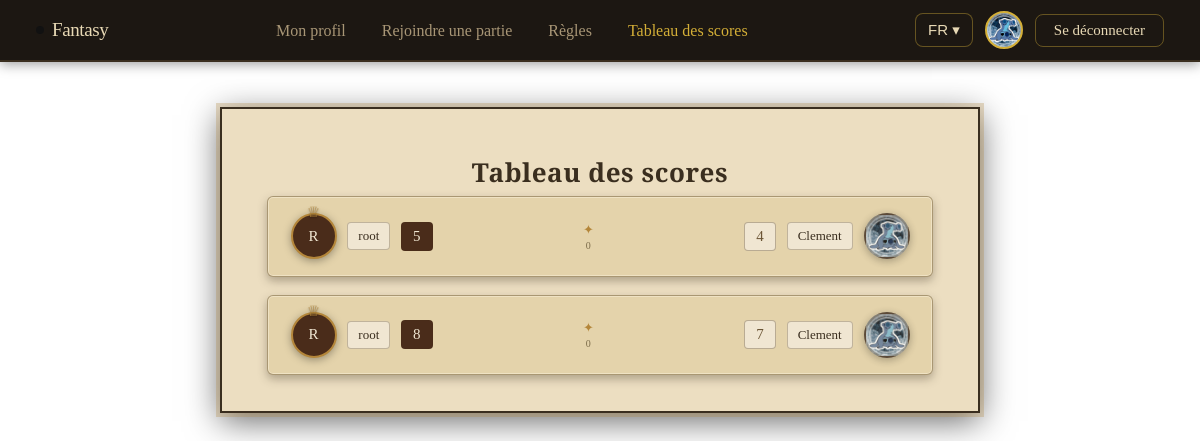
/scoreboard (signed in), run on an earlier commit of the app's database.
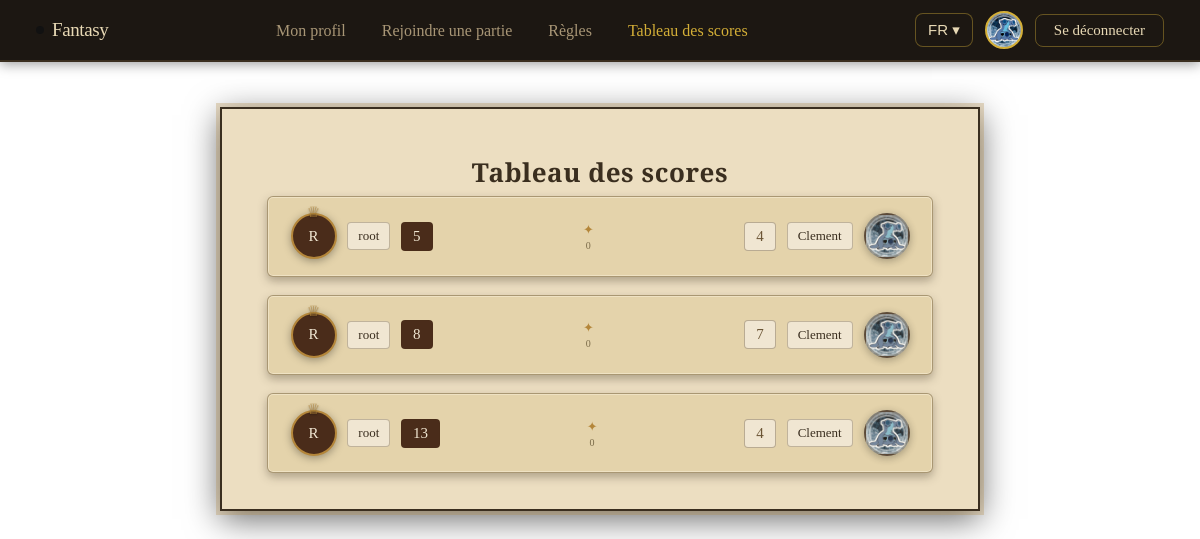
And on a later commit of the database.
### tables this page shows
CREATE TABLE users (
id INTEGER PRIMARY KEY AUTOINCREMENT,
username TEXT NOT NULL,
email TEXT NOT NULL,
hash TEXT NOT NULL
, avatar TEXT DEFAULT '');

CREATE TABLE scoreboard (
id INTEGER PRIMARY KEY AUTOINCREMENT,
winner_id INTEGER NOT NULL,
winner_score INTEGER NOT NULL,
loser_id INTEGER NOT NULL,
loser_score INTEGER NOT NULL,
timestamp DATE TIME DEFAULT CURRENT_TIMESTAMP,
is_even INTEGER DEFAULT 0,
FOREIGN KEY (winner_id) REFERENCES users(id),
FOREIGN KEY (loser_id) REFERENCES users(id)
);

### app.py (the view)
@app.route("/scoreboard", methods=["GET"])
@login_required
def scoreboard():
	r = db.execute("SELECT winner_score, w.username AS winner_username, w.avatar AS winner_avatar, loser_score, l.username AS loser_username, l.avatar AS loser_avatar, timestamp, is_even FROM scoreboard JOIN users AS w ON  scoreboard.winner_id = w.id JOIN users AS l ON scoreboard.loser_id = l.id;").fetchall()
	scores = []
	for q in r :
		score = dict()
		score["winner_score"] = q[0]
		score["winner_username"] = q[1]
		score["winner_avatar"] = q[2]
		score["loser_score"] = q[3]
		score["loser_username"] = q[4]
		score["loser_avatar"] = q[5]
		score["is_even"] = q[6] == 1
		score["timestamp"] = q[7]
		scores.append(score)
	return render_template("scoreboard.html", scores=scores)

### app.py (called while the page is built)
def login_required(f):
    @wraps(f)
    def decorated_function(*args, **kwargs):
        if session.get("user_id") is None:
            return redirect("/login")
        return f(*args, **kwargs)
    return decorated_function

@app.before_request
def set_language():
    g.lang = session.get('lang', 'fr')  # ← lit la session à chaque requête

def get_translations(lang):
    path = os.path.join(app.root_path, 'locales', lang, 'translation.json')
    with open(path, encoding='utf-8') as f:
        return json.load(f)

@app.context_processor
def inject_translations():
    lang = g.get('lang', 'fr') # Try to get the language, fr by default
    session["lang"] = lang
    return dict(t=get_translations(lang))

### templates/scoreboard.html (shortened to what this page needs)
{% extends "base.html" %}
{% block head %}
  <link rel="stylesheet" href="{{ url_for('static', filename='CSS/scoreboard.css')}}">
{% endblock %}
{% block content %}
<main class="scoreboard-page">
  <div class="scoreboard-wrap">
    <h2 class="scoreboard-title">{{ t.scoreboard.title }}</h2>
    <div class="score-list">
      {% for s in scores %}
      <div class="score-row {% if s.is_even %}is-even{% endif %}">
        <div class="side side-winner {% if s.is_even %}neutral{% endif %}">
          <div class="score-avatar" {% if s.winner_avatar %}style="background-image: url('{{ url_for('static', filename='Assets/avatars/' + s.winner_avatar) }}');"{% endif %}>
            {% if not s.winner_avatar %}
              <span class="score-avatar-initial">{{ (s.winner_username or '?')[0] | upper }}</span>
            {% endif %}
            {% if not s.is_even %}<span class="crown">&#9813;</span>{% endif %}
          </div>
          <span class="score-name">{{ s.winner_username }}</span>
          <span class="score-value win-value">{{ s.winner_score }}</span>
        </div>
        <div class="score-middle">
          <span class="score-divider">&#10022;</span>
          <span class="score-date">{{ s.timestamp }}</span>
        </div>
        <div class="side side-loser {% if s.is_even %}neutral{% endif %}">
          <span class="score-value lose-value">{{ s.loser_score }}</span>
          <span class="score-name">{{ s.loser_username }}</span>
          <div class="score-avatar dim" {% if s.loser_avatar %}style="background-image: url('{{ url_for('static', filename='Assets/avatars/' + s.loser_avatar) }}');"{% endif %}>
          </div>
        </div>
      </div>
      {% else %}
        <div class="score-empty">{{ t.scoreboard.empty | default("Aucune partie jouée pour le moment.") }}</div>
      {% endfor %}
    </div>
  </div>
</main>
{% endblock %}

### templates/base.html (shortened to what this page needs)
<!DOCTYPE html>
<html lang='en'>
	<head>
		{% block head %}
		{% endblock %}
		<link rel="stylesheet" href="{{ url_for('static', filename='CSS/style.css')}}">
	</head>
	<body>
		<header>
			<nav class="navbar">
			    <a href="/" class="nav-logo">
			      <span class="nav-logo-dot"></span>
			      Fantasy
			    </a>
			    <ul class="nav-links">
			    	{% if session["user_id"] %}
			    		<li><a href="/profile" class="nav-link {% if request.path == '/profile' %}active{% endif %}">{{ t.base.profile }}</a></li>
			    	{% endif %}
			      {% if session['room'] %}
			      	<li><a id="quit-btn" href="#" class="nav-link">{{ t.base.quit }}</a></li>
			      {% else %}
			      	<li><a href="/join" class="nav-link {% if request.path == '/join' %}active{% endif %}">{{ t.base.join }}</a></li>
			      	<li><a href="/rules" class="nav-link {% if request.path == '/rules' %}active{% endif %}">{{ t.base.rules }}</a></li>
			      	<li><a href="/scoreboard" class="nav-link {% if request.path == '/scoreboard' %}active{% endif %}">{{ t.base.scoreboard }}</a></li>
			      {% endif %}
			    </ul>
			    <div class="nav-right">
			    	<div class="lang-dropdown">
				        <button id="lang-btn" class="lang-btn">{{ session.get('lang', 'fr').upper() }} ▾</button>
				    </div>
			    	{% if session['user_id'] %}
			    		<div class="nav-avatar" {% if session.get('avatar') %}style="background-image: url('{{ url_for('static', filename='Assets/avatars/' + session['avatar']) }}');"{% endif %}>
					    </div>
				    	<a href="/logout" class="nav-btn">{{ t.login.logout }}</a>
				    {% else %}
				    	<a href="/login" class="nav-btn">{{ t.login.login }}</a>
				    {% endif %}
			    </div>
			  </nav>
		</header>
		<content>
			{% block content %}
			{% endblock %}
		</content>
	</body>
</html>

### static/CSS/scoreboard.css (style rules this page uses)
.scoreboard-page { box-sizing: border-box; display: flex; flex-direction: column; align-items: center; min-height: calc(100vh - 60px); padding: 2.5rem 1.5rem; font-family: var(--font-body); background-size: cover; background-position: center; background-repeat: no-repeat; }
.scoreboard-wrap { width: 100%; max-width: 760px; box-sizing: border-box; display: flex; flex-direction: column; align-items: center; padding: 2.5rem 2.5rem 2rem; border: 2px solid #3a2e1f; background: rgba(235, 220, 190, 0.94); box-shadow: 0 0 0 4px rgba(180, 140, 70, 0.3), 0 8px 32px rgba(0, 0, 0, 0.6); }
.scoreboard-title { font-family: var(--font-title); font-size: 26px; font-weight: 700; color: #3a2e1f; margin: 0 0 0.35rem; letter-spacing: 0.02em; }
.score-list { width: 100%; display: flex; flex-direction: column; gap: 1rem; }
.score-row { display: flex; align-items: center; justify-content: space-between; gap: 0.75rem; padding: 0.9rem 1.25rem; box-sizing: border-box; border: 1px solid rgba(80, 60, 30, 0.4); background: #e4d3ab; border-radius: 6px; box-shadow: 0 4px 10px rgba(58, 46, 31, 0.35), inset 0 0 0 1px rgba(255, 248, 230, 0.4); }
.side { display: flex; align-items: center; gap: 0.6rem; min-width: 0; }
.score-avatar { position: relative; flex-shrink: 0; width: 42px; height: 42px; border-radius: 50%; border: 2px solid #b4863a; box-shadow: 0 2px 8px rgba(0, 0, 0, 0.35); background-color: #4a2c1a; background-size: cover; background-position: center; background-repeat: no-repeat; display: flex; align-items: center; justify-content: center; }
.score-avatar.dim { border-color: rgba(80, 60, 30, 0.4); filter: grayscale(35%); opacity: 0.85; }
.score-avatar-initial { font-family: var(--font-title); font-size: 15px; color: #f0e6d2; line-height: 1; user-select: none; }
.crown { position: absolute; top: -12px; left: 50%; transform: translateX(-50%); font-size: 15px; color: #b4863a; text-shadow: 0 1px 2px rgba(0, 0, 0, 0.5); }
.score-name { flex-shrink: 1; min-width: 0; overflow: hidden; text-overflow: ellipsis; white-space: nowrap; font-size: 13px; font-weight: 500; color: #3a2e1f; padding: 5px 10px; border-radius: 4px; border: 1px solid rgba(80, 60, 30, 0.3); background: #f0e6d2; }
.score-value { flex-shrink: 0; font-family: var(--font-title); font-size: 15px; line-height: 1; padding: 6px 11px; border-radius: 4px; border: 1px solid rgba(80, 60, 30, 0.35); }
.win-value { background: #4a2c1a; color: #f0e6d2; border-color: rgba(74, 44, 26, 0.6); }
.lose-value { background: #f0e6d2; color: #6b5535; }
.score-middle { flex-shrink: 0; display: flex; flex-direction: column; align-items: center; gap: 2px; padding: 0 0.5rem; }
.score-divider { color: #b4863a; font-size: 13px; }
.score-date { font-size: 10px; color: #7a6a48; white-space: nowrap; letter-spacing: 0.02em; }

What changed in the data, as far as the page shows it:
added scoreboard: {{ (s.winner_username or '?')[0] | upper }} "R", winner_username "root", winner_score "13", timestamp "0", loser_score "4", loser_username "Clement", avatar (picture)
